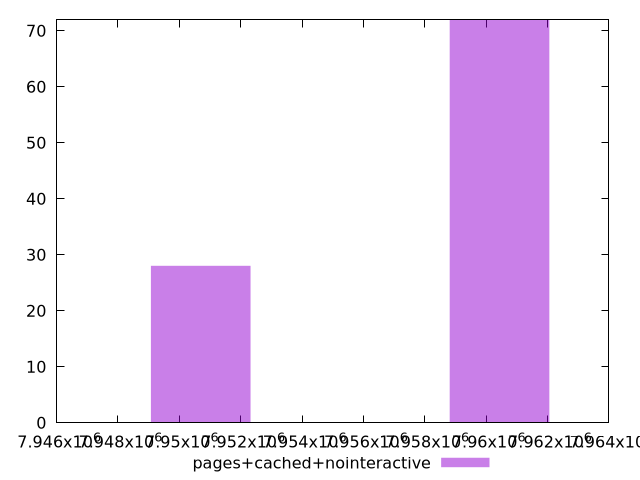

Write the gnuplot code that produced this figure.
$_pagesCachedNointeractive <<EOF
7950696.347327613 28
7960435.869190407 72
EOF
set key outside below
set terminal pngcairo
set output "report_00006_2020-11-02T20-21-41.718Z/total-byte-weight/pages+cached+nointeractive//raw_hist.png"
set yrange [0:72]
set boxwidth 3246.5072875980454
set style fill transparent solid 0.5 noborder
plot $_pagesCachedNointeractive title "pages+cached+nointeractive" with boxes ,
